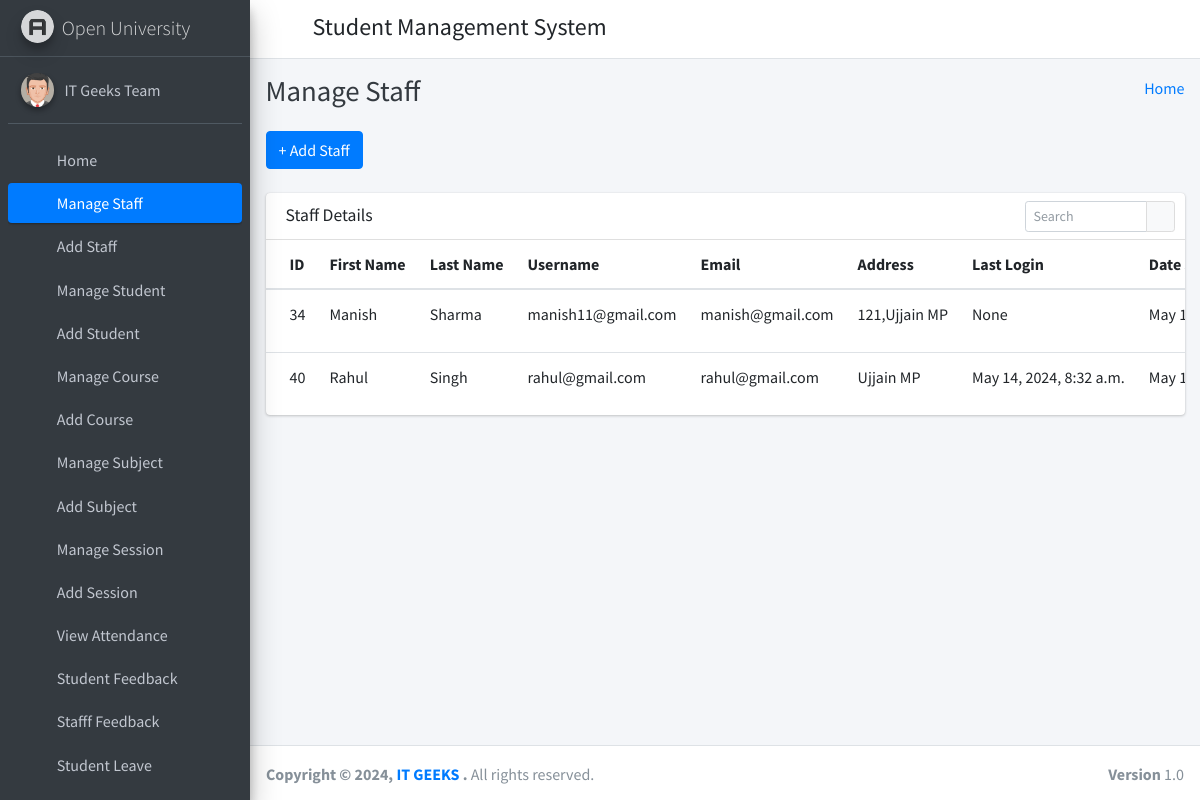
The app's page /manage_staff/ (signed in) with its own data.
### student_management_app/models.py (models this page shows)
class CustomUser(AbstractUser):
    user_type_data = ((1, "HOD"), (2, "Staff"), (3, "Student"))
    user_type = models.CharField(default=1, choices=user_type_data, max_length=10)

class Staffs(models.Model):
    id = models.AutoField(primary_key=True)
    admin = models.OneToOneField(CustomUser, on_delete = models.CASCADE)
    address = models.TextField()
    created_at = models.DateTimeField(auto_now_add=True)
    updated_at = models.DateTimeField(auto_now=True)
    objects = models.Manager()

### student_management_app/HodViews.py (the view)
# urls.py: path('manage_staff/', HodViews.manage_staff, name="manage_staff"),
def manage_staff(request):
    staffs = Staffs.objects.all()
    context = {
        "staffs": staffs
    }
    return render(request, "hod_template/manage_staff_template.html", context)

### student_management_app/LoginCheckMiddleWare.py (called while the page is built, shortened)
    def process_view(self, request, view_func, view_args, view_kwargs):
        modulename = view_func.__module__
        user = request.user
        if user.is_authenticated:
            if user.user_type == "1":
                if modulename == "student_management_app.HodViews":
                    pass
                elif modulename == "student_management_app.views" or modulename == "django.views.static":
                    pass
                else:
                    return redirect("admin_home")
            else:
                return redirect("login")
        else:
            if request.path == reverse("login") or request.path == reverse("doLogin"):
                pass
            else:
                return redirect("login")

### student_management_app/templates/hod_template/manage_staff_template.html (shortened to what this page needs)
{% extends 'hod_template/base_template.html' %}
{% block page_title %}
    Manage Staff
{% endblock page_title %}
{% block main_content %}
{% load static %}
<section class="content">
        <div class="container-fluid">
            <a class="btn btn-primary" href="{% url 'add_staff' %}" role="button">+ Add Staff</a> <br/>&nbsp;
            <div class="row">
                <div class="col-md-12">
                    <div class="card">
                        <div class="card-header">
                            <h3 class="card-title">Staff Details</h3>
                            <div class="card-tools">
                            <div class="input-group input-group-sm" style="width: 150px;">
                                <input type="text" name="table_search" class="form-control float-right" placeholder="Search">
                                <div class="input-group-append">
                                <button type="submit" class="btn btn-default"><i class="fas fa-search"></i></button>
                                </div>
                            </div>
                            </div>
                        </div>
                        <div class="card-body table-responsive p-0">
                            <table class="table table-hover text-nowrap">
                            <thead>
                                <tr>
                                <th>ID</th>
                                <th>First Name</th>
                                <th>Last Name</th>
                                <th>Username</th>
                                <th>Email</th>
                                <th>Address</th>
                                <th>Last Login</th>
                                <th>Date Joined</th>
                                </tr>
                            </thead>
                            <tbody>
                                {% for staff in staffs %}
                                <tr>
                                <td>{{ staff.admin.id }}</td>
                                <td>{{ staff.admin.first_name }}</td>
                                <td>{{ staff.admin.last_name }}</td>
                                <td>{{ staff.admin.username }}</td>
                                <td>{{ staff.admin.email }}</td>
                                <td>{{ staff.address }}</td>
                                <td>{{ staff.admin.last_login }}</td>
                                <td>{{ staff.admin.date_joined }}</td>
                                </tr>
                                {% endfor %}
                            </tbody>
                            </table>
                        </div>
                        </div>
                </div>
            </div>
        </div>
      </section>
  {% endblock main_content %}

### student_management_app/templates/hod_template/sidebar_template.html (shortened to what this page needs)
{% load static %}
<aside class="main-sidebar sidebar-dark-primary elevation-4">
      <a href="{% url 'admin_home' %}" class="brand-link">
        <img src="{% static 'dist/img/AdminLTELogo.png' %}" alt="AdminLTE Logo" class="brand-image img-circle elevation-3"
            style="opacity: .8">
        <span class="brand-text font-weight-light">Open University</span>
      </a>
      <div class="sidebar">
        <div class="user-panel mt-3 pb-3 mb-3 d-flex">
          <div class="image">
            <img src="{% static 'dist/img/user2-160x160.jpg' %}" class="img-circle elevation-2" alt="User Image">
          </div>
          <div class="info">
            <a href="{% url 'admin_profile' %}" class="d-block">{{ user.first_name }} {{ user.last_name }}</a>
          </div>
        </div>
        <nav class="mt-2">
          <ul class="nav nav-pills nav-sidebar flex-column" data-widget="treeview" role="menu" data-accordion="false">
            <li class="nav-item">
              {% url 'admin_home' as admin_home %}
              <a href="{{ admin_home }}" class="nav-link {% if request.path == admin_home %} active {% endif %}">
                <i class="nav-icon fas fa-tachometer-alt"></i>
                <p>
                  Home
                </p>
              </a>
            </li>
            <li class="nav-item">
              {% url 'manage_staff' as manage_staff %}
              {% url 'edit_staff' staff_id=id as edit_staff %}
              <a href="{{ manage_staff }}" class="nav-link {% if request.path == manage_staff %} active {% endif %} {% if request.path == edit_staff %} active {% endif %}">
                <i class="nav-icon fas fa-chalkboard-teacher"></i>
                <p>
                  Manage Staff
                </p>
              </a>
            </li>
            <li class="nav-item">
              {% url 'add_staff' as add_staff %}
              <a href="{{ add_staff }}" class="nav-link {% if request.path == add_staff %} active {% endif %}">
                <i class="nav-icon fas fa-th"></i>
                <p>
                  Add Staff
                </p>
              </a>
            </li>
            <li class="nav-item">
              {% url 'manage_student' as manage_student %}
              {% url 'edit_student' student_id=id as edit_student %}
              <a href="{{ manage_student }}" class="nav-link {% if request.path == manage_student %} active {% endif %} {% if request.path == edit_student %} active {% endif %}">
                <i class="nav-icon fas fa-user-graduate"></i>
                <p>
                  Manage Student
                </p>
              </a>
            </li>
            <li class="nav-item">
              {% url 'add_student' as add_student %}
              <a href="{{ add_student }}" class="nav-link {% if request.path == add_student %} active {% endif %}">
                <i class="nav-icon fas fa-th"></i>
                <p>
                  Add Student
                </p>
              </a>
            </li>
            <li class="nav-item">
              {% url 'manage_course' as manage_course %}
              {% url 'edit_course' course_id=id as edit_course %}
              <a href="{{ manage_course }}" class="nav-link {% if request.path == manage_course %} active {% endif %} {% if request.path == edit_course %} active {% endif %}">
                <i class="nav-icon fas fa-chalkboard"></i>
                <p>
                  Manage Course
                </p>
              </a>
            </li>
            <li class="nav-item">
            {% url 'add_course' as add_course %}
              <a href="{{ add_course }}" class="nav-link {% if request.path == add_course %} active {% endif %}">
                <i class="nav-icon fas fa-th"></i>
                <p>
                  Add Course
                </p>
              </a>
            </li>
            <li class="nav-item">
              {% url 'manage_subject' as manage_subject %}
              {% url 'edit_subject' subject_id=id as edit_subject %}
              <a href="{{ manage_subject }}" class="nav-link {% if request.path == manage_subject %} active {% endif %} {% if request.path == edit_subject %} active {% endif %}">
                <i class="nav-icon fas fa-book"></i>
                <p>
                  Manage Subject
                </p>
              </a>
            </li>
            <li class="nav-item">
              {% url 'add_subject' as add_subject %}
              <a href="{{ add_subject }}" class="nav-link {% if request.path == add_subject %} active {% endif %}">
                <i class="nav-icon fas fa-th"></i>
                <p>
                  Add Subject
                </p>
              </a>
            </li>
            <li class="nav-item">
              {% url 'manage_session' as manage_session %}
              {% url 'edit_session' session_id=id as edit_session %}
              <a href="{{ manage_session }}" class="nav-link {% if request.path == manage_session %} active {% endif %} {% if request.path == edit_session %} active {% endif %}">
                <i class="nav-icon fas fa-graduation-cap"></i>
                <p>
                  Manage Session
                </p>
              </a>
            </li>
            <li class="nav-item">
              {% url 'add_session' as add_session %}
              <a href="{{ add_session }}" class="nav-link {% if request.path == add_session %} active {% endif %}">
                <i class="nav-icon fas fa-th"></i>
                <p>
                  Add Session
                </p>
              </a>
            </li>
            <li class="nav-item">
              {% url 'admin_view_attendance' as admin_view_attendance %}
              <a href="{{ admin_view_attendance }}" class="nav-link {% if request.path == admin_view_attendance %} active {% endif %}">
                <i class="nav-icon fas fa-calendar-alt"></i>
                <p>
                  View Attendance
                </p>
              </a>
            </li>
            <li class="nav-item">
              {% url 'student_feedback_message' as student_feedback_message %}
              <a href="{{ student_feedback_message }}" class="nav-link {% if request.path == student_feedback_message %} active {% endif %}">
                <i class="nav-icon fas fa-th"></i>
                <p>
                  Student Feedback
                </p>
              </a>
            </li>
            <li class="nav-item">
              {% url 'staff_feedback_message' as staff_feedback_message %}
              <a href="{{ staff_feedback_message }}" class="nav-link {% if request.path == staff_feedback_message %} active {% endif %}">
                <i class="nav-icon fas fa-th"></i>
                <p>
                  Stafff Feedback
                </p>
              </a>
            </li>
            <li class="nav-item">
              {% url 'student_leave_view' as student_leave_view %}
              <a href="{{ student_leave_view }}" class="nav-link {% if request.path == student_leave_view %} active {% endif %}">
                <i class="nav-icon fas fa-th"></i>
                <p>
                  Student Leave
                </p>
              </a>
            </li>
            <li class="nav-item">
              {% url 'staff_leave_view' as staff_leave_view %}
              <a href="{{ staff_leave_view }}" class="nav-link {% if request.path == staff_leave_view %} active {% endif %}">
                <p>
                </p>
              </a>
            </li>
          </ul>
        </nav>
      </div>
    </aside>

### records on screen
CustomUser: first_name "IT Geeks", last_name "Team"
Staffs: admin.id "34", admin.first_name "Manish", admin.last_name "Sharma", admin.username "manish11@gmail.com", admin.email "manish@gmail.com", address "121,Ujjain MP", admin.last_login "None", admin.date_joined "May…"
Staffs: admin.id "40", admin.first_name "Rahul", admin.last_name "Singh", admin.username "rahul@gmail.com", admin.email "rahul@gmail.com", address "Ujjain MP", admin.last_login "May 14, 2024, 8:32 a.m.", admin.date_joined "May…"
